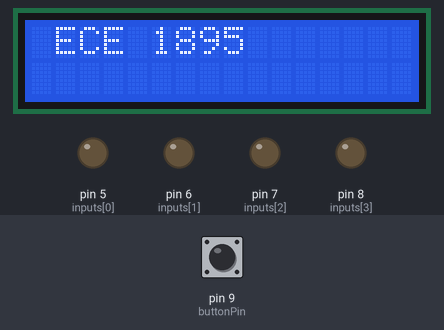
A sketch run on a simulated Arduino Uno, built with avr-gcc and run on an emulated ATmega328P. On the bench: 16×2 character LCD, output pins drawn as LEDs (lit = HIGH). Inputs (shaded band) come from the test bench; at power-on: pin 9 (buttonPin) HIGH.

Above: at 0.1 s.
At 3.2 s:
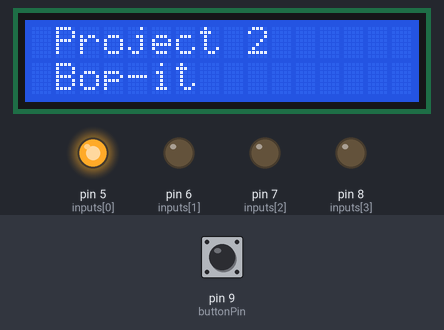
At 8.2 s:
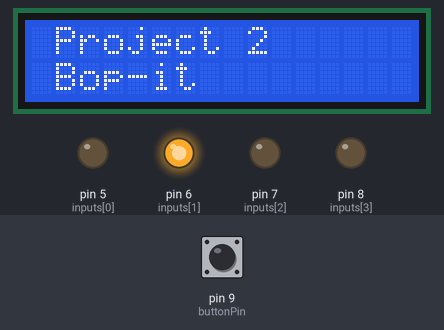
At 16.3 s:
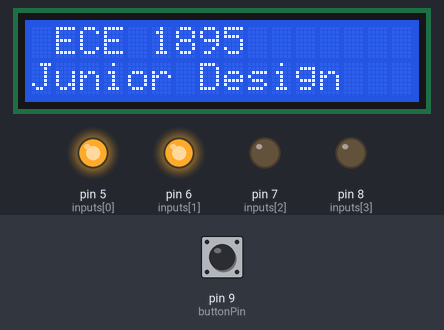
At 26.4 s:
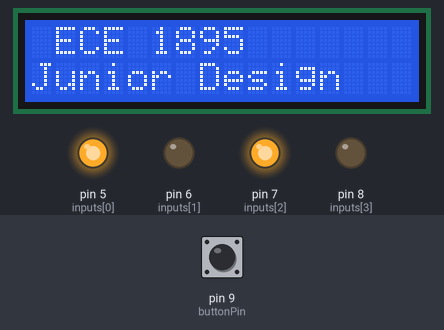
At 38.5 s:
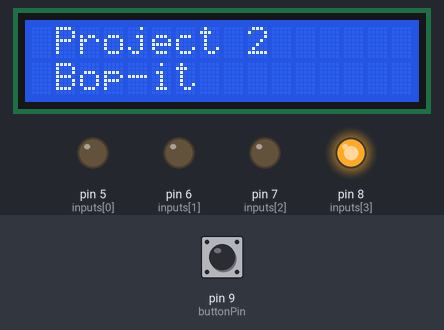
Timing chart, 0 to 40.0 s (numbered marks = the images above):
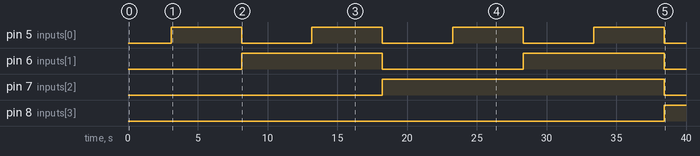

Measured:
- by itself, pin 5 (inputs[0]): alternates HIGH for 5.0 s and LOW for 5.0 s
- by itself, pin 6 (inputs[1]): alternates HIGH for 10.1 s and LOW for 10.1 s
- by itself, pin 7 (inputs[2]): LOW → HIGH at 18.2 s, → LOW 20.2 s later
- by itself, pin 8 (inputs[3]): LOW → HIGH at 38.4 s
- what the display in image 1 shows lasts 2.0 s, from 3.1 s to 5.1 s

The sketch:

lcdscreen.ino
```cpp
/* www.learningbuz.com */
/*Impport following Libraries*/
#include <Wire.h>
#include <LiquidCrystal_I2C.h>

//lcd I2C pins declaration
LiquidCrystal_I2C lcd(0x27, 2, 1, 0, 4, 5, 6, 7, 3, POSITIVE);

//7 segment code
int inputs[4] = {5, 6, 7, 8}; // A,B,C,D inputs
byte BCD[16][4] ={{0,0,0,0},
{1,0,0,0},
{0,1,0,0},
{1,1,0,0},
{0,0,1,0},
{1,0,1,0},
{0,1,1,0},
{1,1,1,0},
{0,0,0,1},
{1,0,0,1},
{0,1,0,1},
{1,1,0,1},
{0,0,1,1},
{1,0,1,1},
{0,1,1,1},
{1,1,1,1}}; //BCD code
int number1 = 0; //which number in BCD code do you want to send

//button code
const int buttonPin = 9;  // the number of the pushbutton pin
int buttonState = 0;  // variable for reading the pushbutton status
//bool bPress = false;
//const int buttonPin = 9;

//Variables will change
//int buttonPushCounter = 0;
//int buttonState = 0;
//int lastButtonState = 0;


void setup()
{
//lcd code
lcd.begin(16,2);//Defining 16 columns and 2 rows of lcd display
lcd.backlight();//To Power ON the back light
//lcd.backlight();// To Power OFF the back light

//7 segemt code
for(int a = 0; a < 4; a++){
pinMode(inputs[a], OUTPUT);} //set outputs

//button code
// initialize the pushbutton pin as an input:
//pinMode(buttonPin, INPUT);
pinMode(buttonPin,INPUT_PULLUP);
//Serial.begin(9600);
//displayDigit(buttonPushCounter);
}

void loop()
{
// read the state of the pushbutton value:
  buttonState = digitalRead(buttonPin);
  //lcd.clear();//Clean the screen
/*
  // check if the pushbutton is pressed. If it is, the buttonState is HIGH:
  if (buttonState == HIGH) {
    //7 seg
    for(int c = 0; c < 4; c++){
    digitalWrite(inputs[c], BCD[number1][c]);

  }
  } else {

  }

*/
  number1 = number1+1;
  //lcd
  lcd.clear();//Clean the screen
  lcd.setCursor(0,0); //Defining positon to write from first row,first column .
  lcd.print(" ECE 1895 "); //You can write 16 Characters per line .
  delay(1000);//Delay used to give a dynamic effect
  lcd.setCursor(0,1);  //Defining positon to write from second row,first column .
  lcd.print("Junior Design");
  delay(2000);


  //7 seg
  for(int c = 0; c < 4; c++){
  digitalWrite(inputs[c], BCD[number1][c]);
  }
  //lcd
  lcd.clear();//Clean the screen
  lcd.setCursor(0,0);
  lcd.print(" Project 2 ");
  //delay(1000);//Delay used to give a dynamic effect
  lcd.setCursor(0,1);
  lcd.print(" Bop-it ");
  delay(2000);
}

void buttonPressed() {


}
```
